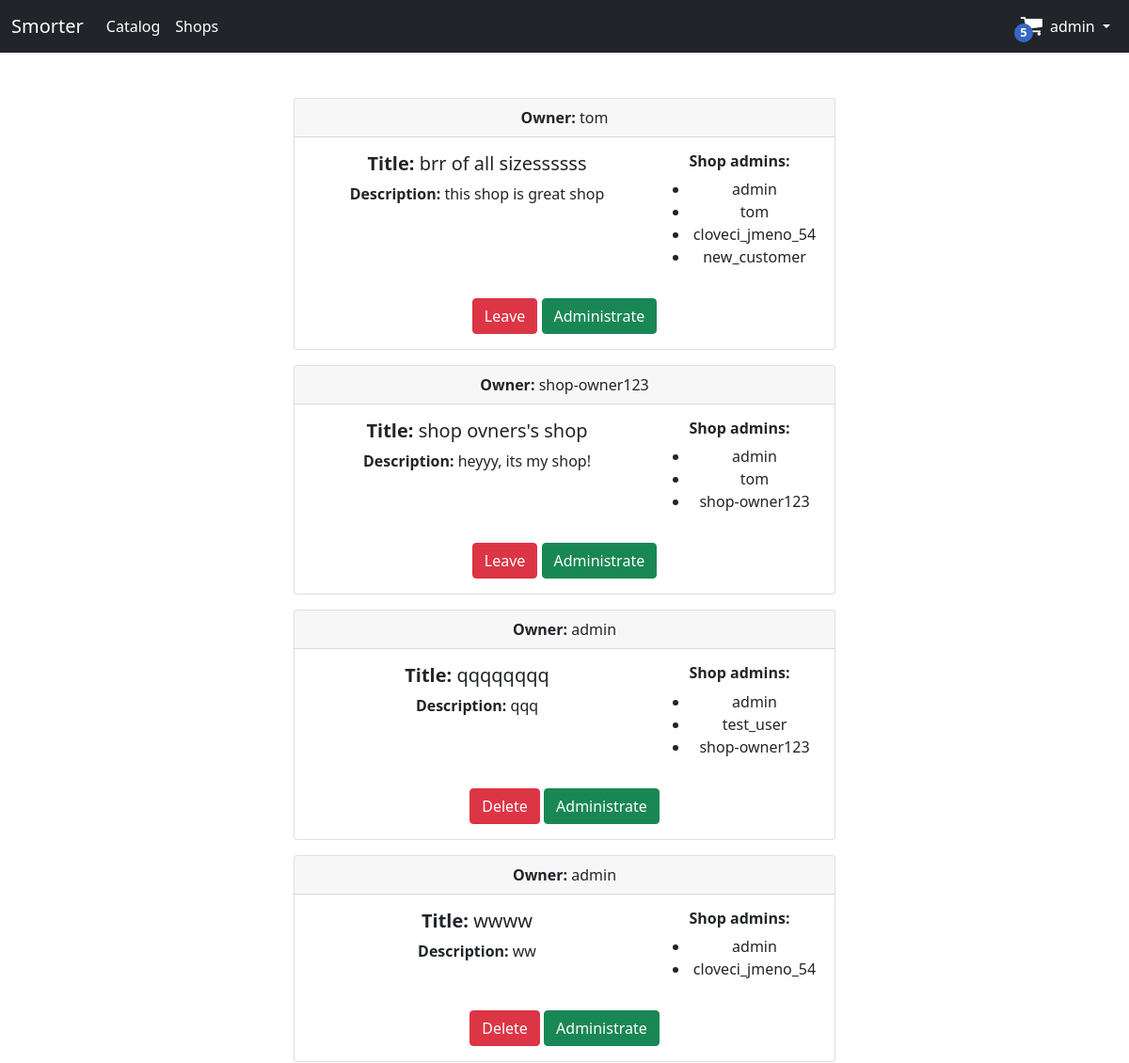
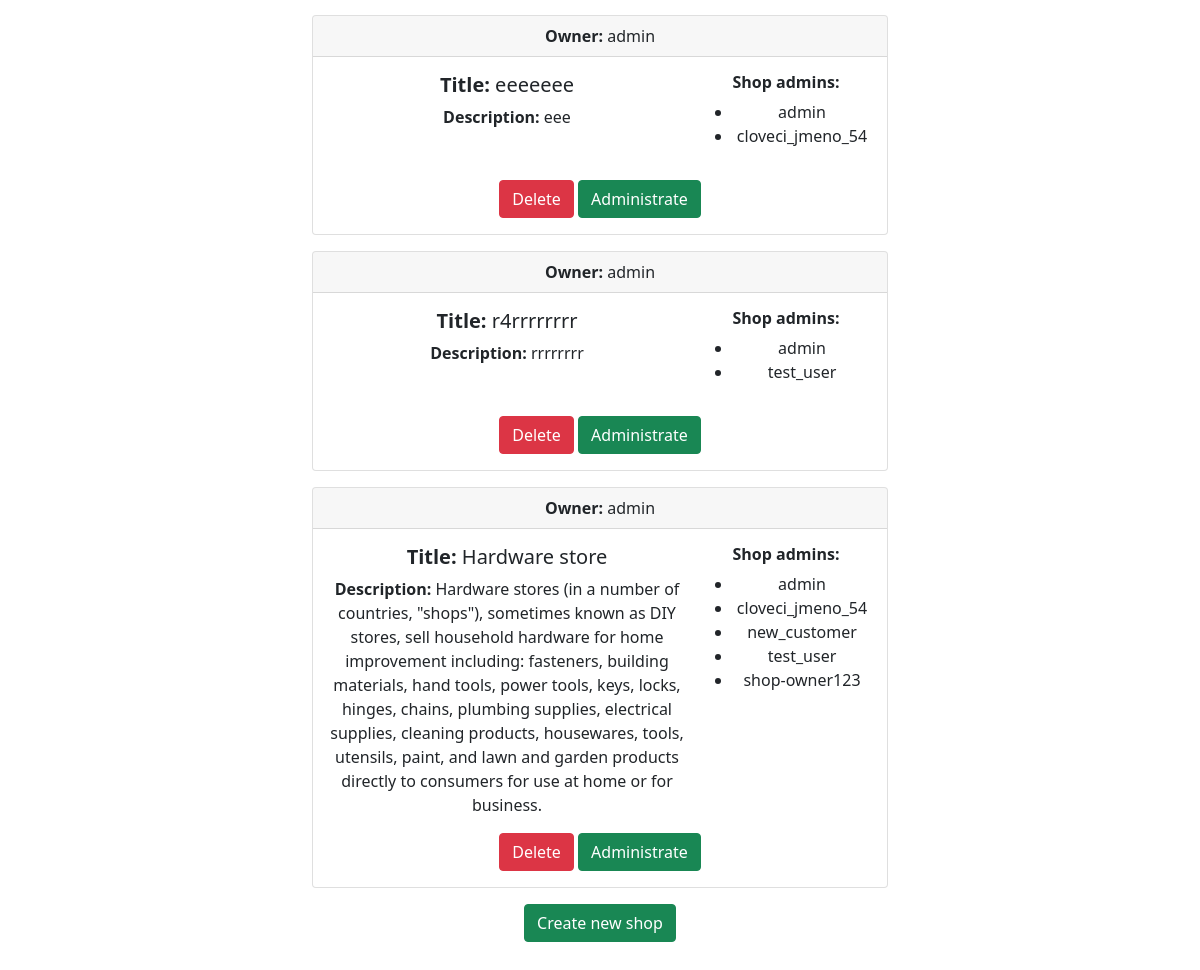
The page /myshops/ (signed in) on the database its author committed (2 pictures, top to bottom).
### eshop/models.py (models this page shows, shortened)
class SmorterUser(models.Model):
    user = models.OneToOneField(User, unique=True, null=False, blank=False, on_delete=models.CASCADE)
    groups = models.ManyToManyField(SmorterGroup)
    class Meta:
        ordering = ["user"]
    def __str__(self):
        return f"{self.user.username}"

class Cart(models.Model):
    user = models.OneToOneField(SmorterUser, unique=True, null=False, blank=False, on_delete=models.CASCADE)
    items = models.ManyToManyField(OrderedItem, null=True, blank=True)

class Shop(models.Model):
    owner = models.ForeignKey(SmorterUser, null=True, blank=True, on_delete=models.CASCADE)
    title = models.CharField(max_length=100, null=False, blank=False, unique=True)
    description = models.TextField()
    admin_group = models.OneToOneField(SmorterGroup, null=True, blank=True, on_delete=models.SET_NULL)
    payment_methods = models.ManyToManyField(PaymentMethod, blank=False, null=False)
    shipment_methods = models.ManyToManyField(ShipmentMethod, blank=False, null=False)
    datetime = models.DateTimeField(default=datetime.datetime.now, blank=True)
    image = models.ImageField(upload_to=shop_img_path, null=True, blank=True)
    class Meta:
        ordering = ["owner"]

### eshop/views.py (the view)
# urls.py: path('myshops/', views.my_shops, name="my_shops"),
def my_shops(request):
    shops = [a for tup in [list(Shop.objects.filter(admin_group__name=x.name)) for x in request.user.smorteruser.groups.all()] for a in tup]
    return render(request, 'eshop/myshops.html', {"shops":  shops})

### eshop/templatetags/tags.py (called while the page is built)
@register.filter(name='item_specs')
def item_specs(item):
    options = json.loads(item.item.specs)
    print(options, item.specs)
    return [[attr, json.loads(item.specs)[i]] for i, attr in enumerate(options)]

@register.filter(name='cart_total')
def cart_total(cart):
    return sum([x.item.price * x.count for x in cart.items.all()])

### eshop/templates/eshop/myshops.html (shortened to what this page needs)
{% extends "base.html" %}
{% block content %}
<br><br>
<div class="container" style="width: 50%;">
    {% for shop in shops %}
        <div class="card mb-3">
            <div class="card-header"><strong>Owner:</strong> {{ shop.owner }}</div>
            <div class="card-body">
                <div class="row g-3 mb-3">
                    <div class="col-md-8">
                        <h5 class="card-title"><strong>Title:</strong> {{ shop.title }}</h5>
                        <p class="card-text"><strong>Description:</strong> {{ shop.description }}</p>
                    </div>
                    <div class="col-md-4">
                        <h6 class="card-text"><strong>Shop admins:</strong></h6>
                        <ul>
                            {% for admin in shop.admin_group.smorteruser_set.all %}
                            <li class="card-text">{{ admin }}</li>
                            {% endfor %}
                        </ul>
                    </div>
                </div>
                {% if shop.owner.user != user %}
                    <a href="#" class="btn btn-danger" data-bs-toggle="modal" data-bs-target="#confirmLeave{{ shop.id }}">Leave</a>
                {% else %}
                    <a href="#" class="btn btn-danger" data-bs-toggle="modal" data-bs-target="#confirmDelete{{ shop.id }}">Delete</a>
                {% endif %}
                <a href="{% url 'admin_shop' shop.id 'details' %}" class="btn btn-success">Administrate</a>
            </div>
        </div>
    {% endfor %}
    <a href="{% url 'create_shop' %}" class="btn btn-success" role="button">Create new shop</a>
</div>
<br><br>
{% endblock %}

### eshop/templates/navbar.html (shortened to what this page needs)
{% load tags %}
<nav class="navbar navbar-expand-lg navbar-dark bg-dark">
  <div class="container-fluid">
    <a class="navbar-brand" href="{% url "home" %}">Smorter</a>
    <div class="collapse navbar-collapse" id="navbarSupportedContent">
      <ul class="navbar-nav me-auto mb-2 mb-lg-0">
        <li class="nav-item">
          <a class="nav-link active" href="{% url 'catalog' %}">Catalog</a>
        </li>
        <li class="nav-item">
          <a class="nav-link active" href="#">Shops</a>
        </li>
      </ul>
        {% if user.is_authenticated %}
        <li class="cart" id="cart">
          <i onclick="show_cart()" class="fa fa-shopping-cart"></i>
          <div class="cart-item-count" onclick="show_cart()" >{{ user.smorteruser.cart.items.count }}</div>
        </li>
        <li class="nav-item dropdown navbar-nav">
          <a class="nav-link dropdown-toggle active" href="#" id="navbarDropdown" role="button" data-bs-toggle="dropdown" aria-expanded="false">
            {{user.username}}
          </a>
        </li>
        {% endif %}
    </div>
  </div>
</nav>

### static/css/style.css (style rules this page uses)
.fa-shopping-cart { color: white; font-size:25px !important; cursor:pointer; }
.cart { position: relative; }
.cart-item-count { position: absolute; color: white; background-color: rgb(54, 104, 196); border-radius: 10px; text-align: center; font-weight: bold; width: 20px; height: 20px; font-size: 13px; top: 10px; right: 10px; cursor: pointer; }
div { text-align: center; }

### rows shown on the page
Shop: owner "tom", title "brr of all sizessssss", description "this shop is great shop"
SmorterUser: user.username "admin"
SmorterUser: user.username "tom"
SmorterUser: user.username "cloveci_jmeno_54"
SmorterUser: user.username "new_customer"
Shop: owner "shop-owner123", title "shop ovners's shop", description "heyyy, its my shop!"
SmorterUser: user.username "shop-owner123"
Shop: owner "admin", title "qqqqqqqq", description "qqq"
SmorterUser: user.username "test_user"
Shop: owner "admin", title "wwww", description "ww"
Shop: owner "admin", title "eeeeeee", description "eee"
Shop: owner "admin", title "r4rrrrrrrr", description "rrrrrrrr"
Shop: owner "admin", title "Hardware store", description "Hardware stores (in a number of countries, \"shops\"), sometimes known as DIY stores, sell household hardware for home improvement including: fasteners, building materials, hand tools, power tools, keys, locks, hinges, chains, plumbing supplies, electrical supplies, cleaning products, housewares, tools, utensils, paint, and lawn and garden products directly to consumers for use at home or for business."

### other values the page prints
{{ user.smorteruser.cart.items.count }} "5"
{{ user.username }} "admin"
